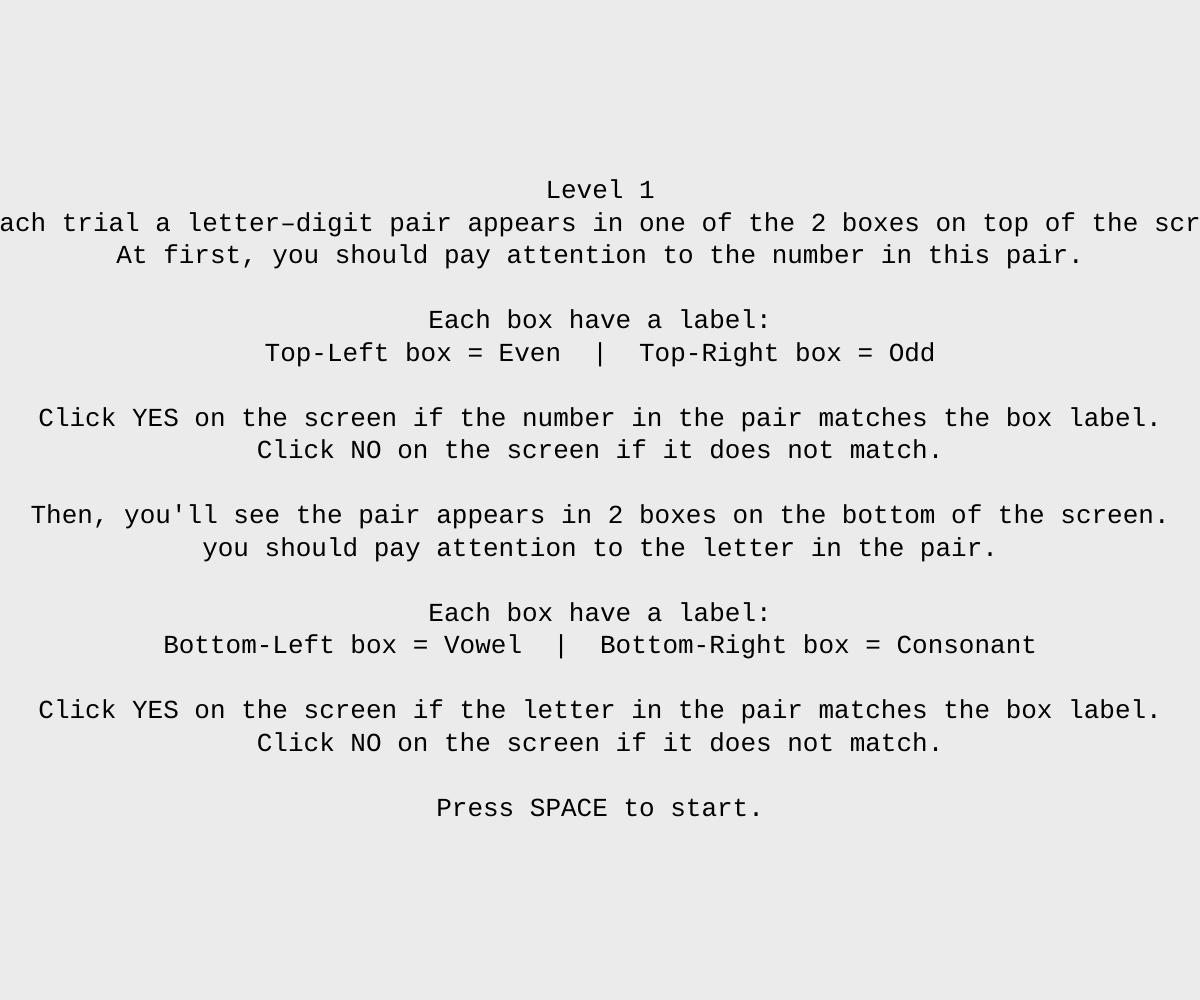
Frame 1 (no input)
Frame 60 (no input): identical to frame 1, image omitted
Frame 120 (the mouse pressed at the canvas centre since frame 60): identical to frame 1, image omitted

The p5.js sketch that drew this single still picture (run headless with seeded random() and noise() and a simulated clock; from frame 60 on, the mouse is pressed at the canvas centre):

// p5.js sketch
// ── sketch.js
/* =========================================================
   Brain Shift Task – PROTOTYPE 
   
   MOUSE INPUT & COLORS
   =========================================================
*/

/* ==================== CONFIG ==================== */

const CANVAS_BG = '#ebebeb';

const FIXATION_MIN = 500;
const FIXATION_MAX = 1000;
const FEEDBACK_DURATION = 1000;
const POST_RESPONSE_DELAY = 250;

const TOTAL_LEVELS = 3;

// Stimuli Definition
const VOWELS = ['A', 'E', 'I', 'O', 'U'];
const CONSONANTS = ['B', 'C', 'D', 'F', 'G', 'H', 'J', 'K', 'L', 'M', 'N', 'P', 'Q', 'R', 'S', 'T', 'V', 'W', 'X', 'Y', 'Z'];
const EVENS = [0, 2, 4, 6, 8];
const ODDS = [1, 3, 5, 7, 9];

// Layout Dimensions & Colors
const BOX_WIDTH = 250;
const BOX_HEIGHT = 150;
const BOX_GAP = 20;

const INSTRUCTION_SIZE = 26;
const STIMULUS_SIZE = 50;
const BUTTON_SIZE = 50;
const FIXATION_SIZE = 30;
const FEEDBACK_SIZE = 30;



const COLOR_BOX_BORDER = '#ebebeb';
const COLOR_TEXT = '#000000';

// Distinct colors for each box
const COLOR_TOP_LEFT = '#9ad3fcc4';    // Light Blue
const COLOR_TOP_RIGHT = '#feb0a9d2';   // Light Red
const COLOR_BOTTOM_LEFT = '#a6ffcdca'; // Light Green
const COLOR_BOTTOM_RIGHT = '#ffea98c0';// Light Yellow

// Positions Mapping
const POSITIONS = {
  TOP_LEFT: { id: 'top-left', task: 'number', expected: 'even' },
  TOP_RIGHT: { id: 'top-right', task: 'number', expected: 'odd' },
  BOTTOM_LEFT: { id: 'bottom-left', task: 'letter', expected: 'vowel' },
  BOTTOM_RIGHT: { id: 'bottom-right', task: 'letter', expected: 'consonant' }
};

// LEVEL INSTRUCTIONS
const levelInstructions = [
`Level 1
On each trial a letter–digit pair appears in one of the 2 boxes on top of the screen.
At first, you should pay attention to the number in this pair.

Each box have a label:
Top-Left box = Even  |  Top-Right box = Odd

Click YES on the screen if the number in the pair matches the box label.
Click NO on the screen if it does not match.

Then, you'll see the pair appears in 2 boxes on the bottom of the screen.
you should pay attention to the letter in the pair.

Each box have a label:
Bottom-Left box = Vowel  |  Bottom-Right box = Consonant

Click YES on the screen if the letter in the pair matches the box label.
Click NO on the screen if it does not match.

Press SPACE to start.`,

`Level 2

Now there are 4 boxes.
Top boxes are for NUMBERS (Left=Even, Right=Odd).
Bottom boxes are for LETTERS (Left=Vowel, Right=Consonant).

Pay attention to where the Stimulus (e.g. A4) appears!

Click YES on the screen if the pair matches the box label.
Click NO on the screen if it does not match.

Press SPACE to start.`,

`Level 3

Same rules, but the LABELS are HIDDEN!
Remember:
Top-Left = Even      |   Top-Right = Odd
Bottom-Left = Vowel  |   Bottom-Right = Consonant

Click YES or NO on the screen.

Press SPACE to start.`
];

// LEVEL DEFINITIONS
const levels = [
  { level: 1, trialsCount: 10, showLabels: true, responseWindow: 3000, switchRate: 0 },
  { level: 2, trialsCount: 20, showLabels: true, responseWindow: 2500, switchRate: 0.4 },
  { level: 3, trialsCount: 30, showLabels: false, responseWindow: 2000, switchRate: 0.6 }
];

/* ===================== STATES ===================== */

const STATES = {
  LEVEL_INSTRUCTIONS: 'level_instructions',
  FIXATION:           'fixation',
  STIMULUS:           'stimulus',
  POST_RESPONSE:      'post_response',
  FEEDBACK:           'feedback',
  END:                'end'
};

let experimentState = STATES.LEVEL_INSTRUCTIONS;

/* =============== RUNTIME VARIABLES =============== */

let startTime           = null;
let currentLevel        = 0;
let currentTrialIndex   = 0;
let globalTrialIndex    = 0;

let fixationStartTime   = null;
let fixationDuration    = null;

let stimulusOnsetTime   = null;
let responseStartTime   = null;
let postResponseStartTime = null;

let responseGiven       = false;
let activeTrial         = null;
let feedbackText        = '';
let feedbackStartTime   = null;

let trials = [];
let logs   = [];

/* ========== TRIAL GENERATOR ========== */

function getRandomItem(arr) {
  return arr[Math.floor(Math.random() * arr.length)];
}

function generateSequenceConstraints(transitionsCount, switchRate) {
  let seqValid = false;
  let seq = [];
  const switchCount = Math.round(transitionsCount * switchRate);
  const repeatCount = transitionsCount - switchCount;

  while (!seqValid) {
    seq = [];
    for (let i = 0; i < switchCount; i++) seq.push('S');
    for (let i = 0; i < repeatCount; i++) seq.push('R');
    
    seq.sort(() => Math.random() - 0.5);
    const seqStr = seq.join('');
    
    if (!seqStr.includes('RRRR') && !seqStr.includes('SRSR') && !seqStr.includes('RSRS')) {
      seqValid = true;
    }
  }
  return seq;
}

function generateTrialsForLevel(levelConfig, levelIndex) {
  let levelTrials = [];
  let tasks = [];

  if (levelConfig.level === 1) {
    for (let i = 0; i < 5; i++) tasks.push('number');
    for (let i = 0; i < 5; i++) tasks.push('letter');
  } else {
    const seq = generateSequenceConstraints(levelConfig.trialsCount - 1, levelConfig.switchRate);
    let currentTask = Math.random() < 0.5 ? 'number' : 'letter';
    tasks.push(currentTask);
    for (let i = 0; i < seq.length; i++) {
      if (seq[i] === 'S') currentTask = currentTask === 'number' ? 'letter' : 'number';
      tasks.push(currentTask);
    }
  }

  for (let i = 0; i < tasks.length; i++) {
    let task = tasks[i];
    let isYesTrial = Math.random() < 0.5;
    let positionId;

    if (task === 'number') {
      positionId = Math.random() < 0.5 ? POSITIONS.TOP_LEFT.id : POSITIONS.TOP_RIGHT.id;
    } else {
      positionId = Math.random() < 0.5 ? POSITIONS.BOTTOM_LEFT.id : POSITIONS.BOTTOM_RIGHT.id;
    }

    let posConfig = Object.values(POSITIONS).find(p => p.id === positionId);
    let isEven = false, isVowel = false;
    let digit, letter;

    if (task === 'number') {
      let needsEven = (posConfig.expected === 'even' && isYesTrial) || (posConfig.expected === 'odd' && !isYesTrial);
      digit = needsEven ? getRandomItem(EVENS) : getRandomItem(ODDS);
      isEven = needsEven;
      isVowel = Math.random() < 0.5;
      letter = isVowel ? getRandomItem(VOWELS) : getRandomItem(CONSONANTS);
    } else {
      let needsVowel = (posConfig.expected === 'vowel' && isYesTrial) || (posConfig.expected === 'consonant' && !isYesTrial);
      letter = needsVowel ? getRandomItem(VOWELS) : getRandomItem(CONSONANTS);
      isVowel = needsVowel;
      isEven = Math.random() < 0.5;
      digit = isEven ? getRandomItem(EVENS) : getRandomItem(ODDS);
    }

    let pair = Math.random() < 0.5 ? `${letter}${digit}` : `${digit}${letter}`;
    let previousTask = i === 0 ? 'none' : tasks[i - 1];
    let trialType = (i === 0 || levelConfig.level === 1) ? 'first/fixed' : (task !== previousTask ? 'switch' : 'repeat');

    levelTrials.push({
      levelConfig, taskType: task, trialType: trialType, previousTask: previousTask,
      position: positionId, expectedAnswer: isYesTrial ? 'YES' : 'NO',
      stimulusPair: pair, stimulusLetter: letter, stimulusDigit: digit,
      letterType: isVowel ? 'vowel' : 'consonant', digitType: isEven ? 'even' : 'odd'
    });
  }
  return levelTrials;
}

/* ===================== SETUP ===================== */

function setup() {
  createCanvas(windowWidth, windowHeight);
  textAlign(CENTER, CENTER);
  textFont('monospace');

  levels.forEach((lvl, idx) => {
    trials = trials.concat(generateTrialsForLevel(lvl, idx));
  });

  startExperiment();
}

/* =================== DRAW LOOP =================== */

function draw() {
  background(CANVAS_BG);

  switch (experimentState) {
    case STATES.LEVEL_INSTRUCTIONS:
      drawInstructions();
      break;
    case STATES.FIXATION:
      drawFixation();
      handleFixation();
      break;
    case STATES.STIMULUS:
      drawLayout(true);
      drawStimulus();
      drawButtons();
      handleStimulus();
      break;
    case STATES.POST_RESPONSE:
      drawLayout(true);
      handlePostResponse();
      break;
    case STATES.FEEDBACK:
      drawFeedback();
      break;
    case STATES.END:
      drawEndScreen();
      break;
  }
}

/* ================= DRAW FUNCTIONS ================ */

function drawInstructions() {
  fill(0); noStroke(); textSize(INSTRUCTION_SIZE);
  text(levelInstructions[currentLevel], width / 2, height / 2);
}

function drawLayout(isEmpty) {
  const cfg = levels[currentLevel];
  let drawTop = cfg.level !== 1 || (cfg.level === 1 && currentTrialIndex < 5);
  let drawBottom = cfg.level !== 1 || (cfg.level === 1 && currentTrialIndex >= 5);

  rectMode(CENTER);
  stroke(COLOR_BOX_BORDER);
  strokeWeight(2);

  const cx = width / 2; const cy = height / 2 - 30; // Shifted up to make room for buttons
  
  const tlX = cx - BOX_WIDTH/2 - BOX_GAP; const tlY = cy - BOX_HEIGHT/2 - BOX_GAP;
  const trX = cx + BOX_WIDTH/2 + BOX_GAP; const trY = cy - BOX_HEIGHT/2 - BOX_GAP;
  const blX = cx - BOX_WIDTH/2 - BOX_GAP; const blY = cy + BOX_HEIGHT/2 + BOX_GAP;
  const brX = cx + BOX_WIDTH/2 + BOX_GAP; const brY = cy + BOX_HEIGHT/2 + BOX_GAP;

  if (drawTop) {
    fill(COLOR_TOP_LEFT);  rect(tlX, tlY, BOX_WIDTH, BOX_HEIGHT, 10);
    fill(COLOR_TOP_RIGHT); rect(trX, trY, BOX_WIDTH, BOX_HEIGHT, 10);
    if (cfg.showLabels) {
      fill(COLOR_TEXT); noStroke(); textSize(INSTRUCTION_SIZE);
      text("EVEN", tlX, tlY - BOX_HEIGHT/2 + 20);
      text("ODD", trX, trY - BOX_HEIGHT/2 + 20);
    }
  }

  if (drawBottom) {
    stroke(COLOR_BOX_BORDER); strokeWeight(2);
    fill(COLOR_BOTTOM_LEFT);  rect(blX, blY, BOX_WIDTH, BOX_HEIGHT, 10);
    fill(COLOR_BOTTOM_RIGHT); rect(brX, brY, BOX_WIDTH, BOX_HEIGHT, 10);
    if (cfg.showLabels) {
      fill(COLOR_TEXT); noStroke(); textSize(INSTRUCTION_SIZE);
      text("VOWEL", blX, blY - BOX_HEIGHT/2 + 20);
      text("CONSONANT", brX, brY - BOX_HEIGHT/2 + 20);
    }
  }
}

function drawButtons() {
  rectMode(CENTER);
  stroke(COLOR_BOX_BORDER);
  strokeWeight(2);
  
  const btnW = width / 2 - 10;
  const btnH = 150;
  const btnY = height - btnH / 2 - 5;
  const yesX = width / 4;
  const noX = (3 * width) / 4;

  // YES Button
  fill('#6060607d');
  rect(yesX, btnY, btnW, btnH, 10);
  fill(0); noStroke(); textSize(BUTTON_SIZE);
  text("YES", yesX, btnY);

  // NO Button
  stroke(COLOR_BOX_BORDER); strokeWeight(2); fill('#6060607d');
  rect(noX, btnY, btnW, btnH, 10);
  fill(0); noStroke();
  text("NO", noX, btnY);
}

function drawFixation() {
  fill(0); noStroke(); textSize(FIXATION_SIZE);
  text('+', width / 2, height / 2 - 30);
}

function drawStimulus() {
  fill(0); noStroke(); textSize(STIMULUS_SIZE);
  const cx = width / 2; const cy = height / 2 - 30;
  let x, y;

  switch (activeTrial.position) {
    case POSITIONS.TOP_LEFT.id:     x = cx - BOX_WIDTH/2 - BOX_GAP; y = cy - BOX_HEIGHT/2 - BOX_GAP; break;
    case POSITIONS.TOP_RIGHT.id:    x = cx + BOX_WIDTH/2 + BOX_GAP; y = cy - BOX_HEIGHT/2 - BOX_GAP; break;
    case POSITIONS.BOTTOM_LEFT.id:  x = cx - BOX_WIDTH/2 - BOX_GAP; y = cy + BOX_HEIGHT/2 + BOX_GAP; break;
    case POSITIONS.BOTTOM_RIGHT.id: x = cx + BOX_WIDTH/2 + BOX_GAP; y = cy + BOX_HEIGHT/2 + BOX_GAP; break;
  }
  text(activeTrial.stimulusPair, x, y);
}

function drawFeedback() {
fill(0); textSize(FEEDBACK_SIZE);
  text(feedbackText, width / 2, height / 2 - 30);
  handleFeedback();
}

function drawEndScreen() {
  fill(0); noStroke(); textSize(INSTRUCTION_SIZE);
  text('Experiment finished.\nPress S to save data.', width / 2, height / 2);
}

/* ================= STATE HANDLERS ================ */

function handleFixation() {
  if (millis() - fixationStartTime >= fixationDuration) {
    activeTrial = trials[globalTrialIndex];
    stimulusOnsetTime = millis();
    responseStartTime = millis();
    responseGiven = false;
    experimentState = STATES.STIMULUS;
  }
}

function handleStimulus() {
  const cfg = levels[currentLevel];
  if (millis() - responseStartTime >= cfg.responseWindow) {
    finalizeTrial("TIMEOUT");
  }
}

function handlePostResponse() {
  if (millis() - postResponseStartTime >= POST_RESPONSE_DELAY) {
    feedbackStartTime = millis();
    experimentState = STATES.FEEDBACK;
  }
}

function handleFeedback() {
  if (millis() - feedbackStartTime >= FEEDBACK_DURATION) {
    advanceTrial();
  }
}

/* ================= INPUT HANDLERS ================ */

function keyPressed() {
  if (experimentState === STATES.LEVEL_INSTRUCTIONS && key === ' ') {
    startFixation();
    return false;
  }
  if (experimentState === STATES.END && (key === 's' || key === 'S')) {
    exportCSV();
    return false;
  }
}

function mousePressed() {
  if (experimentState === STATES.STIMULUS && !responseGiven) {
    const btnW = width / 2 - 10;
    const btnH = 150;
    const btnY = height - btnH / 2 - 5;
    const yesX = width / 4;
    const noX = (3 * width) / 4;
    
    // Check YES
    if (mouseX > yesX - btnW/2 && mouseX < yesX + btnW/2 &&
        mouseY > btnY - btnH/2 && mouseY < btnY + btnH/2) {
      finalizeTrial('YES');
    }
    // Check NO
    else if (mouseX > noX - btnW/2 && mouseX < noX + btnW/2 &&
             mouseY > btnY - btnH/2 && mouseY < btnY + btnH/2) {
      finalizeTrial('NO');
    }
  }
}

/* =========== TRIAL FINALIZATION & LOGGING =========== */

function finalizeTrial(userResponse) {
  if (responseGiven) return;
  responseGiven = true;
  
  const now = millis();
  const cfg = levels[currentLevel];
  const reactionTime = round(now - responseStartTime);
  
  let isCorrect = (userResponse === activeTrial.expectedAnswer) ? 1 : 0;
  
  if (userResponse === "TIMEOUT") {
    feedbackText = "Timeout";
    isCorrect = 0;
  } else {
    feedbackText = isCorrect ? "Correct" : "Incorrect";
  }

  logs.push({
    level: cfg.level, trialIndex: currentTrialIndex + 1, trialIndexGlobal: globalTrialIndex + 1,
    fixationStartTime: round(fixationStartTime), fixationDuration: round(fixationDuration),
    trialStartTime: round(stimulusOnsetTime), trialDuration: reactionTime,
    responseWindow: cfg.responseWindow, reactionTime: userResponse === "TIMEOUT" ? "NA" : reactionTime,
    responseTimeAbsolute: round(now), stimulusPair: activeTrial.stimulusPair,
    stimulusLetter: activeTrial.stimulusLetter, stimulusDigit: activeTrial.stimulusDigit,
    stimulusPosition: activeTrial.position, taskType: activeTrial.taskType,
    trialType: activeTrial.trialType, previousTask: activeTrial.previousTask,
    letterType: activeTrial.letterType, digitType: activeTrial.digitType,
    correctResponse: activeTrial.expectedAnswer, userResponse: userResponse,
    correct: isCorrect, feedback: feedbackText
  });

  postResponseStartTime = millis();
  experimentState = STATES.POST_RESPONSE; 
}

/* ============ TRIAL / LEVEL PROGRESSION ============ */

function advanceTrial() {
  globalTrialIndex++;
  currentTrialIndex++;

  if (currentTrialIndex >= levels[currentLevel].trialsCount) {
    currentLevel++;
    currentTrialIndex = 0;

    if (currentLevel < TOTAL_LEVELS) {
      experimentState = STATES.LEVEL_INSTRUCTIONS;
      return;
    } else {
      experimentState = STATES.END;
      return;
    }
  }
  startFixation();
}

/* =============== EXPERIMENT CONTROL =============== */

function startExperiment() {
  startTime = round(millis());
  currentLevel = 0; currentTrialIndex = 0; globalTrialIndex = 0;
  experimentState = STATES.LEVEL_INSTRUCTIONS;
}

function startFixation() {
  fixationStartTime = millis();
  fixationDuration  = random(FIXATION_MIN, FIXATION_MAX);
  experimentState   = STATES.FIXATION;
}

/* ================== DATA EXPORT ================== */

function exportCSV() {
  if (logs.length === 0) return;
  const headers = Object.keys(logs[0]).join(',') + '\n';
  const rows    = logs.map(row => Object.values(row).join(',')).join('\n');
  const blob = new Blob([headers + rows], { type: 'text/csv' });
  const url  = URL.createObjectURL(blob);
  const a    = document.createElement('a');
  a.href     = url;
  a.download = 'BrainShiftData.csv';
  a.click();
  URL.revokeObjectURL(url);
}
